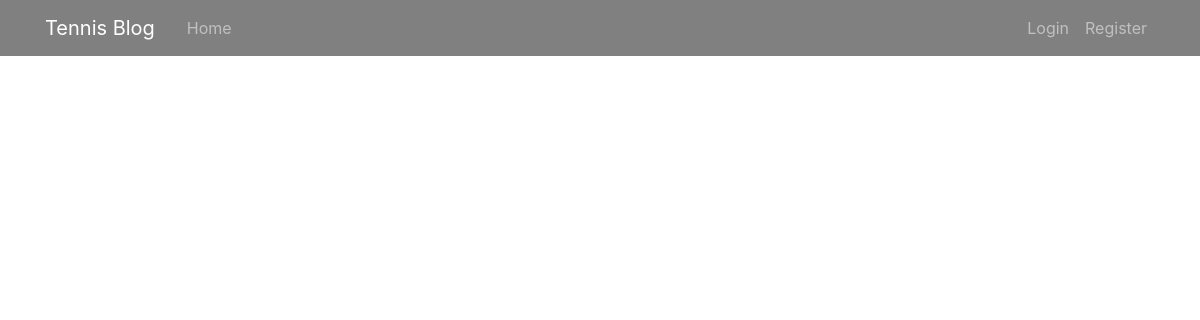
Page /home on the earlier database version.
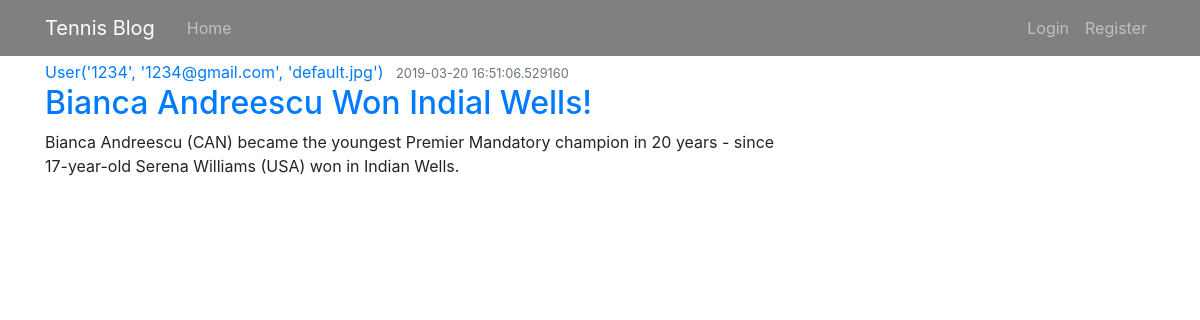
Same page on the later database version.
### tennis_blog.py (models this page shows, shortened)
class Post(db.Model):
    id = db.Column(db.Integer, primary_key=True)
    title = db.Column(db.String(100), nullable=False)
    date_posted = db.Column(db.DateTime, nullable=False, default=datetime.utcnow)
    content = db.Column(db.Text, nullable=False)
    user_id = db.Column(db.Integer, db.ForeignKey('user.id'), nullable=False)

class User(db.Model, UserMixin):
    id = db.Column(db.Integer, primary_key=True)
    username = db.Column(db.String(20), unique=True, nullable=False)
    email = db.Column(db.String(120), unique=True, nullable=False)
    image_file = db.Column(db.String(20), nullable=False, default='default.jpg')
    password = db.Column(db.String(60), nullable=False)
    posts = db.relationship('Post', backref='author', lazy=True)
    def __repr__(self):
        return f"User('{self.username}', '{self.email}', '{self.image_file}')"

### tennis_blog.py (the view)
@app.route("/")
@app.route("/home")
def home():
    posts = Post.query.order_by(Post.date_posted.desc()).all()
    return render_template('home_page.html', posts=posts)

### templates/home_page.html
{% extends "position.html" %}
{% block content %}
    {% for post in posts %}
        <article class="media content-section">
          <div class="media-body">
            <div class="article-metadata">
              <a class="mr-2" href="#">{{ post.author }}</a>
              <small class="text-muted">{{ post.date_posted }}</small>
            </div>
            <h2><a class="article-title" href="#">{{ post.title }}</a></h2>
            <p class="article-content">{{ post.content }}</p>
          </div>
        </article>
    {% endfor %}
{% endblock  content %}

Differences in the rows shown:
added Post: author "User('1234', '1234@gmail.com', 'default.jpg')", date_posted "2019-03-20 16:51:06.529160", title "Bianca Andreescu Won Indial Wells!", content "Bianca Andreescu (CAN) became the youngest Premier Mandatory champion in 20 years - since 17-year-old Serena Williams (USA) won in Indian Wells."
